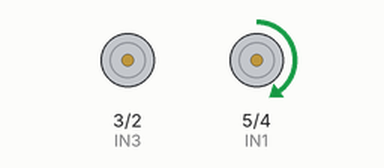
Bench run of a sketch on a simulated Arduino Uno, built with avr-gcc and run on an emulated ATmega328P. Shown: motor-driver pin pairs drawn as motors (green arrow = first pin HIGH = forward, orange = second pin HIGH = backward, longer = more drive).

Above: at 0.1 s.
At 8.1 s:
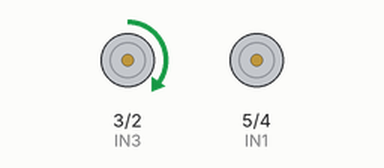
At 18.1 s:
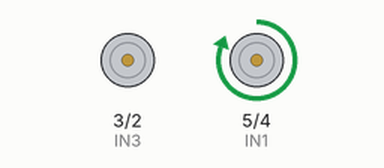
At 36.1 s:
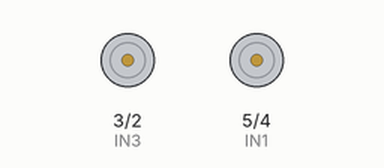
Timing chart, 0 to 37.6 s (numbered marks = the images above):
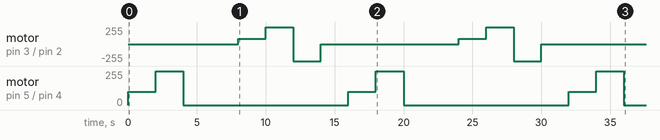

The sketch:

POF_DRV8833.ino
```cpp
// Motor 1
const int IN1 = 5;   // PWM
const int IN2 = 4;   // PWM

// Motor 2
const int IN3 = 3;   // PWM
const int IN4 = 2;  // PWM

void setup() {
  pinMode(IN1, OUTPUT);
  pinMode(IN2, OUTPUT);
  pinMode(IN3, OUTPUT);
  pinMode(IN4, OUTPUT);

  // alles uit
  stopMotor1();
  stopMotor2();
}

void loop() {

  // ---------------- MOTOR 1 -----------------

  // Motor 1 vooruit langzaam
  motor1Forward(100);
  delay(2000);

  // Motor 1 vooruit snel
  motor1Forward(255);
  delay(2000);

  // Motor 1 achteruit langzaam
  motor1Backward(120);
  delay(2000);

  // Motor 1 uit
  stopMotor1();
  delay(2000);


  // ---------------- MOTOR 2 -----------------

  // Motor 2 vooruit langzaam
  motor2Forward(80);
  delay(2000);

  // Motor 2 vooruit snel
  motor2Forward(255);
  delay(2000);

  // Motor 2 achteruit met medium snelheid
  motor2Backward(150);
  delay(2000);

  // Motor 2 uit
  stopMotor2();
  delay(2000);
}

//
// ----------- FUNCTIES MOTOR 1 -----------
//

void motor1Forward(int speed) {
  analogWrite(IN1, speed);  // PWM
  analogWrite(IN2, 0);
}

void motor1Backward(int speed) {
  analogWrite(IN1, 0);
  analogWrite(IN2, speed);  // PWM
}

void stopMotor1() {
  analogWrite(IN1, 0);
  analogWrite(IN2, 0);
}

//
// ----------- FUNCTIES MOTOR 2 -----------
//

void motor2Forward(int speed) {
  analogWrite(IN3, speed);
  analogWrite(IN4, 0);
}

void motor2Backward(int speed) {
  analogWrite(IN3, 0);
  analogWrite(IN4, speed);
}

void stopMotor2() {
  analogWrite(IN3, 0);
  analogWrite(IN4, 0);
}
```

Measured:
- by itself, motor on pin 5 (IN1) / pin 4 (IN2): repeats every 16.0 s: forward 255/255 2.0 s, stopped 12.0 s, forward 100/255 2.0 s
- by itself, motor on pin 3 (IN3) / pin 2 (IN4): stopped → forward 80/255 at 8.0 s, → forward 255/255 2.0 s later, → backward 255/255 2.0 s later, → stopped 2.0 s later, … (8 changes in this stretch)
